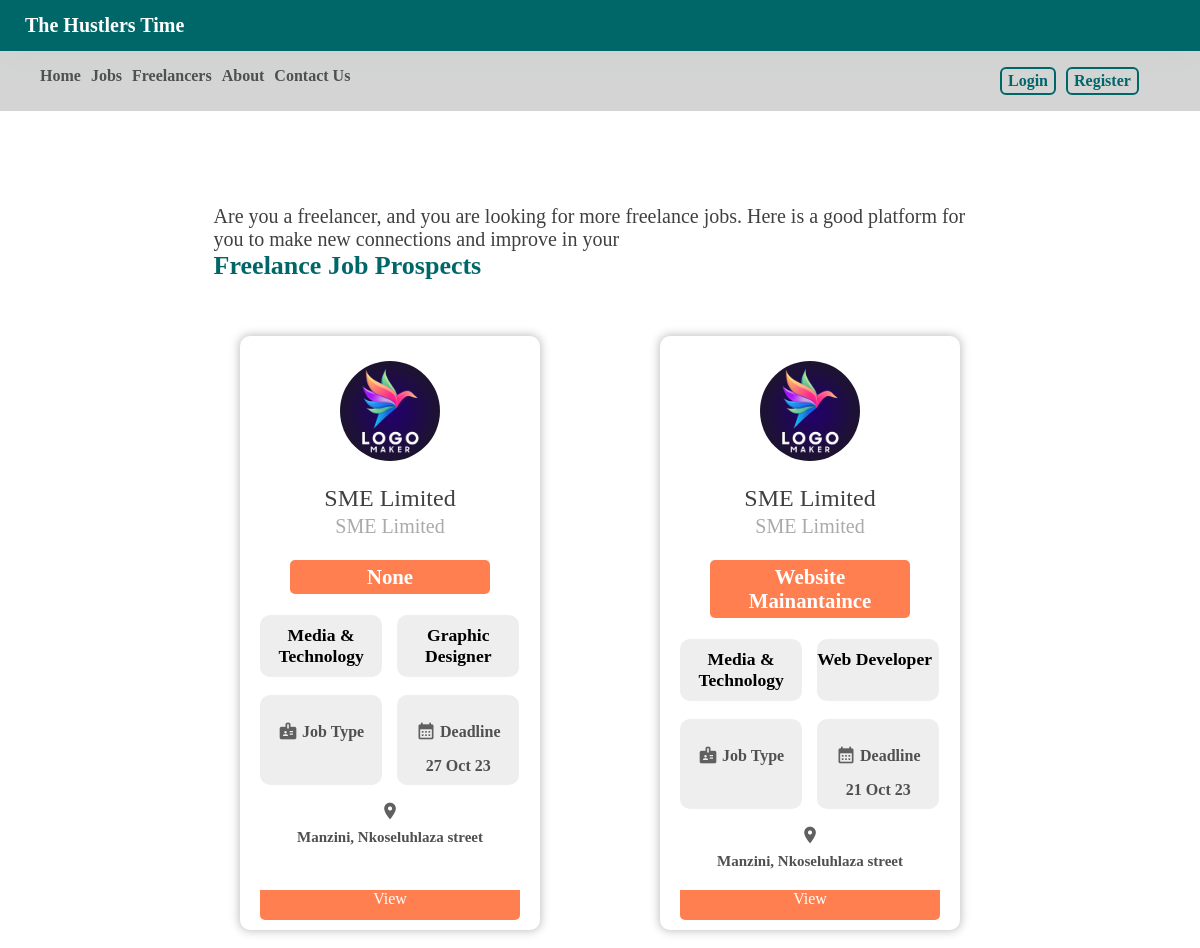
Page /freelance_job_ads on the committed database.
### models.py (models this page shows, shortened)
class Freelance_Jobs_Ads(Base, UserMixin):
    __tablename__ = "freelance_job_ads"
    job_id = Column(Integer, primary_key=True)
    service_title = Column(String(20))  #e.g Logo Design
    service_category = Column(String(20))   #e.g Design & Technology
    specialty = Column(String(20))      #e.g Graphic Designer
    description = Column(String(200))
    project_duration = Column(String(60))  #Project duration
    other_info = Column(String(200))
    application_deadline = Column(DateTime, nullable=False)
    contact_person = Column(String(40))
    date_posted = Column(DateTime, default=datetime.utcnow, nullable=False) #Records itself
    job_posted_by = Column(Integer, ForeignKey('company_user.id'),nullable=False) #Records itself

class user(Base,UserMixin):
    __tablename__ = 'user'
    id = Column(Integer,primary_key=True)
    name = Column(String(20))
    image = Column(String(30), nullable=True)
    email = Column(String(120),unique=True)
    password = Column(String(120), unique=True)
    confirm_password = Column(String(120), unique=True)
    role = Column(String(120))
    __mapper_args__={
        "polymorphic_identity":'user',
        'polymorphic_on':role
    }

class company_user(user):
    __tablename__ = 'company_user'
    id = Column(Integer, ForeignKey('user.id'), primary_key=True)
    company_address = Column(String(120))
    company_contacts = Column(String(120))
    web_link = Column(String(120))
    fb_link = Column(String(120))
    twitter_link = Column(String(120))
    youtube = Column(String(120))
    job_ads = relationship("Jobs_Ads", backref='Jobs_Ads.job_title',lazy=True)
    applicantions_posted = relationship("Applications", backref='employer', lazy=True)
    freelance_job_ads = relationship("Freelance_Jobs_Ads", backref='Freelance_Jobs_Ads.service_title', lazy=True)
    __mapper_args__ = {
        "polymorphic_identity": 'company_user'
    }

### app.py (the view)
@app.route("/freelance_job_ads", methods=["GET", "POST"])
def freelance_job_adverts():
    if current_user.is_authenticated:
        if not current_user.image and not current_user.school:
            flash("Attention!! Your Account needs to be updated Soon, Please go to Account and update the empty fields","error")
        else:
            pass
    else:
        pass
    no_image_fl = 'static/images/default.jpg'
    Freelance_Jobs_Ads.metadata.create_all(bind=engine)
    usr = user()
    if request.method == 'GET':
        id = request.args.get('id')
        if id:
            fl_job_ads = db.query(Freelance_Jobs_Ads).filter_by(job_posted_by=id)
        else:
            fl_job_ads = db.query(Freelance_Jobs_Ads).all()
    fl_job_ads_form = Freelance_Ads_Form()
    return render_template("freelance_jobs_ui.html", fl_job_ads=fl_job_ads, fl_job_ads_form=fl_job_ads_form, db=db,
                           company_user=company_user, user=usr, no_image_fl=no_image_fl)

### templates/freelance_jobs_ui.html (shortened to what this page needs)
{% extends "base.html" %}
{% block content %}
<div   class="tags">
    <div class="flash-messages" class="btns">
        </div>
    <h1 style="font-size:20px" >Are you a freelancer, and you are looking for more freelance jobs. Here is a good platform for you to
         make new connections and improve in your<br><span class="spans">Freelance Job Prospects</span></h1>
  <div style="background-color:ae23a3;" class="general-flex-x">
            {% for item in fl_job_ads %}
            <div style="display:flex;flex-direction:column;width:300px;border:none;box-shadow: 0 0 10px 1px rgba(0, 0, 0, 0.25);padding: 10px 20px" class="new_job_ad_style anim">
                        <div style="" class="center-prl-img">
                            <div style="margin:15px auto 0px auto;"  class="img-cont">
                            {% if db.query(company_user).get(item.job_posted_by) %}
                                    {% if not db.query(company_user).get(item.job_posted_by).image == None %}
                                        <img class="prf-image" src="{{url_for('static', filename='images/' + db.query(company_user).get(item.job_posted_by).image)}}"/>
                                    {% endif %}
                            {% else %}
                                    <img class="prf-image" src="static/images/default.jpg"/>
                            {% endif %}
                            </div>
                        </div>
                        <h2 style="margin-bottom:0px;margin-top:0px;">{{db.query(company_user).get(item.job_posted_by).name}}<br>
                        <span><small style="color:#aaa" >{{db.query(company_user).get(item.job_posted_by).name}}</small></span></h2>
                        <p  style="background-color:coral" class="job-title">{{item.service_title}}</p>
                        <div class="job-sub-title">
                            <div class="job-info">
                                <label style="font-weight:bold;font-size:1.1em;" class="job-sub-title">{{item.service_category}}</label>
                            </div>
                            <div class="job-info">
                                <label  style="font-weight:bold;font-size:1.1em;" class="job-sub-title">{{item.specialty}}</label>
                            </div>
                        </div>
                        <br>
                        <div class="job-sub-title">
                            <div class="job-info">
                                <p class="centralise_font size-it"><span class="material-icons ">badge</span>    Job Type</p>
                            </div>
                            <div class="job-info">
                                <p class="centralise_font size-it" ><span class="material-icons ">calendar_month</span>    Deadline</p>
                                <label class="centralise_font" style="font-size:10;margin-top:-10px">{{item.application_deadline.strftime("%d %b %y")}}</label>
                            </div>
                        </div>
                        <div class="">
                                <p class="centralise_font size-it" ><span class="material-icons">place</span></p>
                                <div style="margin-top:-10px" class="centralise_font" ><label>{{db.query(company_user).get(item.job_posted_by).company_address}}</label></div>
                        </div>
                        <div style="background-color:ea2a30;flex-grow:5;" >
                        </div>
                        <div style="dispaly:block">
                             <a style="background-color:coral" class="view_job" href="/job_ad_opened?id={{item.job_id}}">View</a>
                        </div>
                    </div>
                    {% endfor %}
            </div>
        </div>
{% endblock %}

### static/css/styles.css (style rules this page uses)
html { box-sizing:border-box }
*,*:before,*:after { box-sizing:inherit }
html { -ms-text-size-adjust:100%;-webkit-text-size-adjust:100% }
p { font-weight:300; color:#303030; }
h1,h2,h3 { color:#303030 ; }
body { margin:0; font-family:Montserrat !important; }
a { text-decoration:none; color:#404040; }
.flash-messages { //height:40px; padding:10px; }
.tags h1,h2,h3 { margin: 35px 4%; color:#404040; line-height:1x; }
.spans { color:#006769; }
span.spans { font-weight:bold; font-size:1.3em; }
* { font-family:Montserrat; font-weight:400; }
.job-title { background-color:#808080; color:#fff; font-weight:bold; //display:inline-block; padding:5px; border-radius:5px; width:200px; margin-left:auto; margin-right:auto; }
.new_job_ad_style { width:100%; min-width:250px; margin: 20px auto; border: 2px solid #34aba7; border-radius:10px; padding:10px 10px; text-align:center; }
.img-cont { //display:flex; width:100px; height:100px; border-radius:50%; overflow:hidden; content-justify:center; margin:15% 15% auto auto; }
.view_job { display:inline-block; text-decoration:none; background:#006769; width:100%; text-weight:Light; height:30px; color:#fff; text-align:center; border-radius:0px 0px 5px 5px; }
.tags { margin:150px auto 0px auto ; width:70%; //background-color:#eee; }
.material-icons { font-size:35px !important; }
.centralise_font { font-weight:bold; color:#505050 !important; //margin-top:-5px }
.centralise_font label { font-weight:bold; color:#505050 !important; //margin-top:-5px }
.prf-image { width:100%; height:100%; //margin:10px 0px auto auto; object-fit:cover; //border-radius:50%; }
.centralise_font { //background-color:#23bbaa; //display:inline-block; //padding-left:20px; //margin:0px; }
.centralise_font span { font-size:17px; color:#23bbaa; //margin-right:-5px; vertical-align:bottom; }
.centralise_font label { font-size:15px; color:#23bbaa; vertical-align:middle; }
h2 { padding-top: 1.5rem; }
.anim { opacity:0; transform:translateY(30px); transition: 1s all ease; animation: moveup 0.5s linear forwards; }
.general-flex-x { display:flex; justify-content:flex-start; flex-wrap:wrap; gap:0; }
.center-prl-img { width:100%; margin:0 auto; }
:is(p) { font-size:130% !important; }
.job-sub-title { display:flex; flex-direction:row; gap:15px; }
.job-info { display:flex; flex-direction:column; border-radius:10px; width:47%; padding:10px 0; background-color:#eee; justify-content:space-between; gap:10px !important; }
.size-it span { font-size:20px !important; color:#606060 !important; }
.size-it { font-size:16px !important; font-weight:bold !important; color:#006769; }

### rows in the picture
Freelance_Jobs_Ads: job_posted_by.image (picture), query "SME Limited", service_title "None", service_category "Media & Technology", specialty "Graphic Designer", application_deadline "27 Oct 23", query "Manzini, Nkoseluhlaza street"
Freelance_Jobs_Ads: job_posted_by.image (picture), query "SME Limited", service_title "Website Mainantaince", service_category "Media & Technology", specialty "Web Developer", application_deadline "21 Oct 23", query "Manzini, Nkoseluhlaza street"
